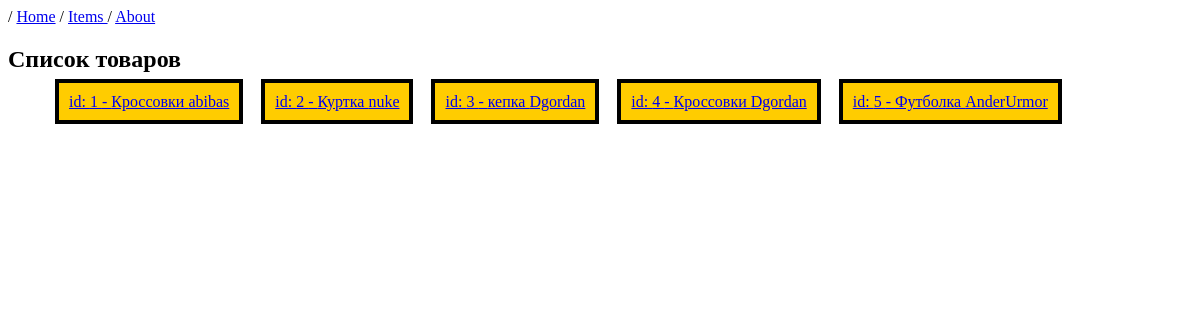
/items, run on the app's committed database.
### MainApp/models.py (models this page shows)
class Item(models.Model):
    name = models.CharField(max_length=100)
    brand = models.CharField(max_length=100)
    count = models.PositiveIntegerField()
    description = models.TextField(max_length=200, default='Базовое описание')
    colors = models.ManyToManyField(to=Color)

### MainApp/views.py (the view)
# urls.py: path('items', items, name="items-list"),
def items(request):
    items = list(Item.objects.values())
    return render(request, "items.html", {"items":items})

### MainApp/templates/items.html (shortened to what this page needs)
{% extends 'base.html' %}
{% block content %}
    <h2> Список товаров </h2>
<ol>
{% for item in items %}
        <item><a href ="{% url 'item-page' item.id %}"> id: {{ item.id }} - {{ item.name }} {{item.brand}}</a></item>
{% endfor %}
</ol>
{% endblock %}

### static/style.css (style rules this page uses)
item { display: inline; width: 100px; margin: 7px; padding: 10px; border: 4px solid black; background: #fc0; }

### data on the page
Item: id "1", name "Кроссовки", brand "abibas"
Item: id "2", name "Куртка", brand "nuke"
Item: id "3", name "кепка", brand "Dgordan"
Item: id "4", name "Кроссовки", brand "Dgordan"
Item: id "5", name "Футболка", brand "AnderUrmor"
